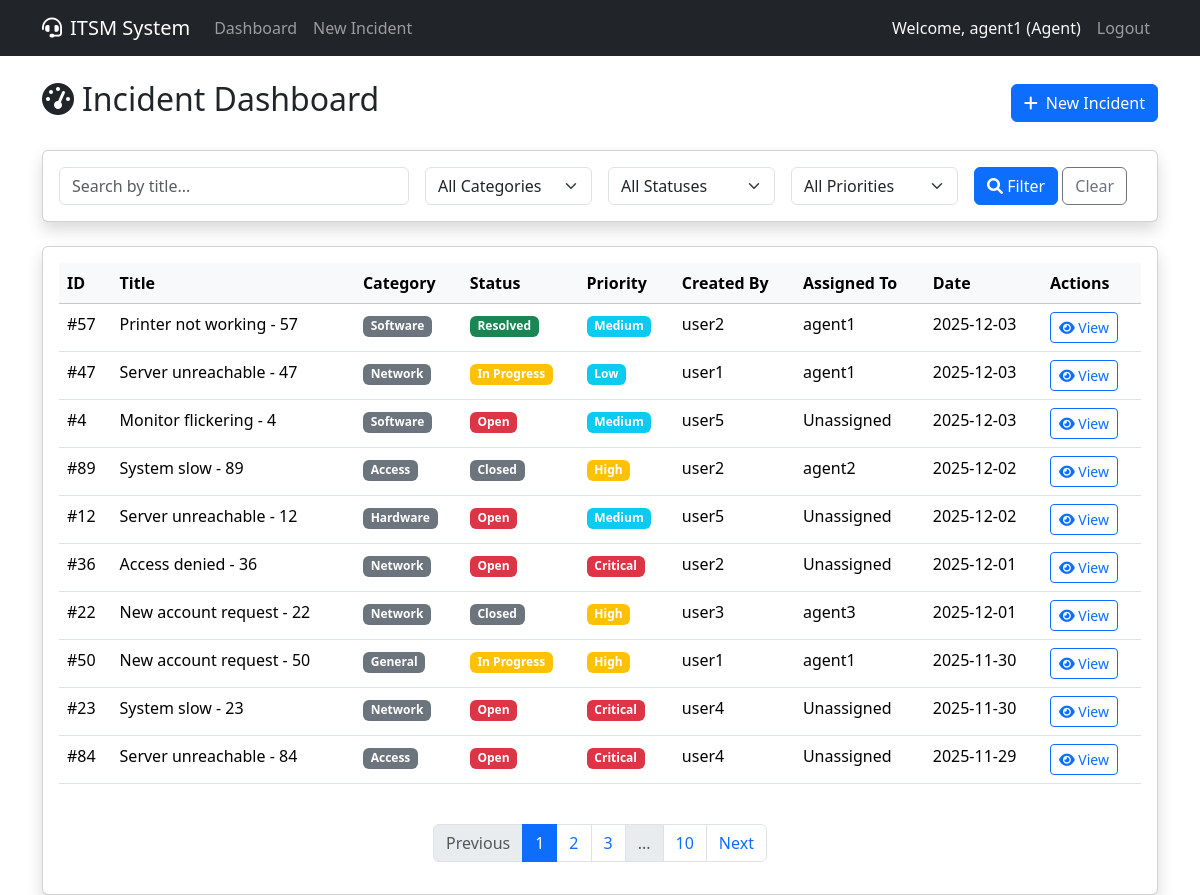
The page /index (signed in) on the database its author committed.
### app/models.py (models this page shows, shortened)
class User(UserMixin, db.Model):
    id = db.Column(db.Integer, primary_key=True)
    username = db.Column(db.String(64), index=True, unique=True)
    email = db.Column(db.String(120), index=True, unique=True)
    password_hash = db.Column(db.String(128))
    role = db.Column(db.String(20), default='User') # Admin, Agent, User
    incidents_created = db.relationship('Incident', backref='author', lazy='dynamic', foreign_keys='Incident.user_id')
    incidents_assigned = db.relationship('Incident', backref='assignee', lazy='dynamic', foreign_keys='Incident.assigned_to_id')

class Incident(db.Model):
    id = db.Column(db.Integer, primary_key=True)
    title = db.Column(db.String(140))
    description = db.Column(db.Text)
    category = db.Column(db.String(50), default='General') # Hardware, Software, Network, Access, General
    status = db.Column(db.String(20), default='Open') # Open, In Progress, Resolved, Closed
    priority = db.Column(db.String(20), default='Medium') # Low, Medium, High, Critical
    comments = db.Column(db.Text) # Agent/Admin comments
    created_at = db.Column(db.DateTime, index=True, default=datetime.utcnow)
    updated_at = db.Column(db.DateTime, default=datetime.utcnow, onupdate=datetime.utcnow)
    user_id = db.Column(db.Integer, db.ForeignKey('user.id'))
    assigned_to_id = db.Column(db.Integer, db.ForeignKey('user.id'), nullable=True)

### app/routes.py (the view, shortened to what this page needs)
@bp.route('/')
@bp.route('/index')
@login_required
def index():
    try:
        page = request.args.get('page', 1, type=int)
        per_page = 10
        search_query = request.args.get('q', '')
        filter_status = request.args.get('status', '')
        filter_priority = request.args.get('priority', '')
        filter_category = request.args.get('category', '')
        if current_user.role == 'User':
            query = Incident.query.filter_by(user_id=current_user.id)
        else:
            query = Incident.query
        if search_query:
            query = query.filter(Incident.title.contains(search_query))
        if filter_status:
            query = query.filter(Incident.status == filter_status)
        if filter_priority:
            query = query.filter(Incident.priority == filter_priority)
        if filter_category:
            query = query.filter(Incident.category == filter_category)
        incidents_pagination = query.order_by(Incident.created_at.desc()).paginate(page=page, per_page=per_page, error_out=False)
        incidents = incidents_pagination.items
        stats = {}
        return render_template('dashboard.html', title='Dashboard',
                            incidents=incidents,
                            pagination=incidents_pagination,
                            stats=stats,
                            search_query=search_query,
                            filter_status=filter_status,
                            filter_priority=filter_priority,
                            filter_category=filter_category)
    except Exception as e:
        current_app.logger.error(f"Error in index route: {str(e)}")
        flash('An error occurred while loading the dashboard.', 'danger')
        return render_template('dashboard.html', title='Dashboard', incidents=[], pagination=None, stats={})

### app/models.py (called while the page is built)
@login.user_loader
def load_user(id):
    return User.query.get(int(id))

### app/templates/dashboard.html (shortened to what this page needs)
{% extends "base.html" %}
{% block content %}
<div class="d-flex justify-content-between align-items-center mb-4">
    <h2><i class="fas fa-tachometer-alt me-2"></i>Incident Dashboard</h2>
    <a href="{{ url_for('main.new_incident') }}" class="btn btn-primary"><i class="fas fa-plus me-2"></i>New Incident</a>
</div>
<div class="card shadow mb-4">
    <div class="card-body">
        <form method="GET" action="{{ url_for('main.index') }}" class="row g-3">
            <div class="col-md-4">
                <input type="text" name="q" class="form-control" placeholder="Search by title..." value="{{ search_query }}">
            </div>
            <div class="col-md-2">
                <select name="category" class="form-select">
                    <option value="">All Categories</option>
                </select>
            </div>
            <div class="col-md-2">
                <select name="status" class="form-select">
                    <option value="">All Statuses</option>
                </select>
            </div>
            <div class="col-md-2">
                <select name="priority" class="form-select">
                    <option value="">All Priorities</option>
                </select>
            </div>
            <div class="col-md-2">
                <div class="d-grid gap-2 d-md-block">
                    <button type="submit" class="btn btn-primary"><i class="fas fa-search"></i> Filter</button>
                    <a href="{{ url_for('main.index') }}" class="btn btn-outline-secondary">Clear</a>
                </div>
            </div>
        </form>
    </div>
</div>
<div class="card shadow">
    <div class="card-body">
        <div class="table-responsive">
            <table class="table table-hover">
                <thead class="table-light">
                    <tr>
                        <th>ID</th>
                        <th>Title</th>
                        <th>Category</th>
                        <th>Status</th>
                        <th>Priority</th>
                        <th>Created By</th>
                        <th>Assigned To</th>
                        <th>Date</th>
                        <th>Actions</th>
                    </tr>
                </thead>
                <tbody>
                    {% for incident in incidents %}
                    <tr>
                        <td>#{{ incident.id }}</td>
                        <td>{{ incident.title }}</td>
                        <td><span class="badge bg-secondary">{{ incident.category }}</span></td>
                        <td>
                            <span class="badge bg-{% if incident.status == 'Open' %}danger{% elif incident.status == 'In Progress' %}warning{% elif incident.status == 'Resolved' %}success{% else %}secondary{% endif %}">
                                {{ incident.status }}
                            </span>
                        </td>
                        <td>
                            <span class="badge bg-{% if incident.priority == 'Critical' %}danger{% elif incident.priority == 'High' %}warning{% else %}info{% endif %}">
                                {{ incident.priority }}
                            </span>
                        </td>
                        <td>{{ incident.author.username }}</td>
                        <td>{{ incident.assignee.username if incident.assignee else 'Unassigned' }}</td>
                        <td>{{ incident.created_at.strftime('%Y-%m-%d') }}</td>
                        <td>
                            <a href="{{ url_for('main.incident', incident_id=incident.id) }}" class="btn btn-sm btn-outline-primary">
                                <i class="fas fa-eye"></i> View
                            </a>
                        </td>
                    </tr>
                    {% else %}
                    <tr>
                        <td colspan="9" class="text-center">No incidents found.</td>
                    </tr>
                    {% endfor %}
                </tbody>
            </table>
        </div>
        {% if pagination %}
        <nav aria-label="Page navigation">
            <ul class="pagination justify-content-center mt-4">
                {% if pagination.has_prev %}
                <li class="page-item">
                    <a class="page-link" href="{{ url_for('main.index', page=pagination.prev_num, q=search_query, status=filter_status, priority=filter_priority, category=filter_category) }}">Previous</a>
                </li>
                {% else %}
                <li class="page-item disabled">
                    <span class="page-link">Previous</span>
                </li>
                {% endif %}
                {% for page_num in pagination.iter_pages(left_edge=1, right_edge=1, left_current=1, right_current=2) %}
                    {% if page_num %}
                        {% if page_num == pagination.page %}
                        <li class="page-item active">
                            <span class="page-link">{{ page_num }}</span>
                        </li>
                        {% else %}
                        <li class="page-item">
                            <a class="page-link" href="{{ url_for('main.index', page=page_num, q=search_query, status=filter_status, priority=filter_priority, category=filter_category) }}">{{ page_num }}</a>
                        </li>
                        {% endif %}
                    {% else %}
                    <li class="page-item disabled">
                        <span class="page-link">...</span>
                    </li>
                    {% endif %}
                {% endfor %}
                {% if pagination.has_next %}
                <li class="page-item">
                    <a class="page-link" href="{{ url_for('main.index', page=pagination.next_num, q=search_query, status=filter_status, priority=filter_priority, category=filter_category) }}">Next</a>
                </li>
                {% else %}
                <li class="page-item disabled">
                    <span class="page-link">Next</span>
                </li>
                {% endif %}
            </ul>
        </nav>
        {% endif %}
    </div>
</div>
{% endblock %}

### app/templates/base.html (shortened to what this page needs)
<!doctype html>
<html lang="en">
  <head>
    <link href="https://cdn.jsdelivr.net/npm/bootstrap@5.3.2/dist/css/bootstrap.min.css" rel="stylesheet">
    <link rel="stylesheet" href="https://cdnjs.cloudflare.com/ajax/libs/font-awesome/6.0.0/css/all.min.css">
  </head>
  <body>
    <nav class="navbar navbar-expand-lg navbar-dark bg-dark mb-4">
      <div class="container">
        <a class="navbar-brand" href="{{ url_for('main.index') }}"><i class="fas fa-headset me-2"></i>ITSM System</a>
        <div class="collapse navbar-collapse" id="navbarNav">
          <ul class="navbar-nav me-auto">
            <li class="nav-item">
              <a class="nav-link" href="{{ url_for('main.index') }}">Dashboard</a>
            </li>
            {% if current_user.is_authenticated %}
            <li class="nav-item">
              <a class="nav-link" href="{{ url_for('main.new_incident') }}">New Incident</a>
            </li>
            {% endif %}
          </ul>
          <ul class="navbar-nav">
            {% if current_user.is_authenticated %}
              <li class="nav-item">
                <span class="nav-link text-light">Welcome, {{ current_user.username }} ({{ current_user.role }})</span>
              </li>
              <li class="nav-item">
                <a class="nav-link" href="{{ url_for('auth.logout') }}">Logout</a>
              </li>
            {% endif %}
          </ul>
        </div>
      </div>
    </nav>
    <div class="container">
      {% block content %}{% endblock %}
    </div>
  </body>
</html>

### rows shown on the page
User: username "agent1", role "Agent"
Incident: id "57", title "Printer not working - 57", category "Software", status "Resolved", priority "Medium", author.username "user2", assignee "agent1", created_at "2025-12-03"
Incident: id "47", title "Server unreachable - 47", category "Network", status "In Progress", priority "Low", author.username "user1", assignee "agent1", created_at "2025-12-03"
Incident: id "4", title "Monitor flickering - 4", category "Software", status "Open", priority "Medium", author.username "user5", assignee "Unassigned", created_at "2025-12-03"
Incident: id "89", title "System slow - 89", category "Access", status "Closed", priority "High", author.username "user2", assignee "agent2", created_at "2025-12-02"
Incident: id "12", title "Server unreachable - 12", category "Hardware", status "Open", priority "Medium", author.username "user5", assignee "Unassigned", created_at "2025-12-02"
Incident: id "36", title "Access denied - 36", category "Network", status "Open", priority "Critical", author.username "user2", assignee "Unassigned", created_at "2025-12-01"
Incident: id "22", title "New account request - 22", category "Network", status "Closed", priority "High", author.username "user3", assignee "agent3", created_at "2025-12-01"
Incident: id "50", title "New account request - 50", category "General", status "In Progress", priority "High", author.username "user1", assignee "agent1", created_at "2025-11-30"
Incident: id "23", title "System slow - 23", category "Network", status "Open", priority "Critical", author.username "user4", assignee "Unassigned", created_at "2025-11-30"
Incident: id "84", title "Server unreachable - 84", category "Access", status "Open", priority "Critical", author.username "user4", assignee "Unassigned", created_at "2025-11-29"

### other values the page prints
{{ page_num }} "1"
{{ page_num }} "2" "3" "10"
